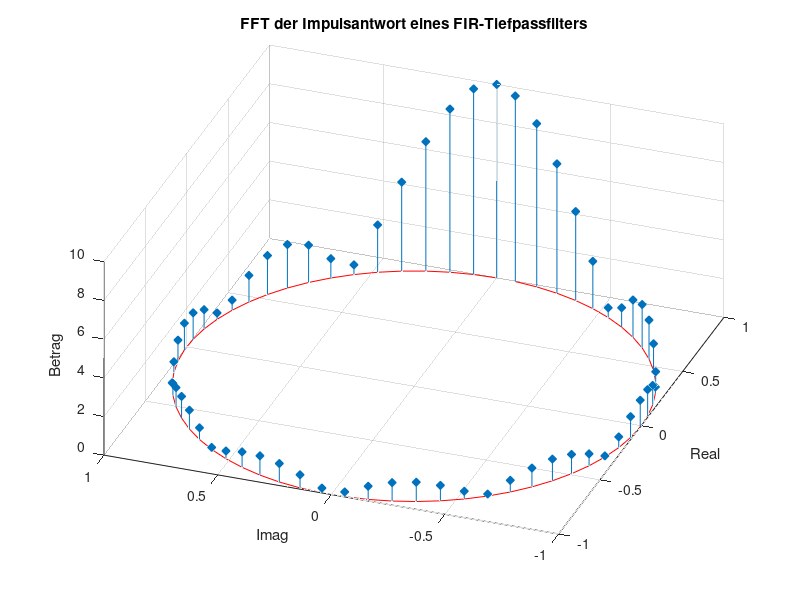

Here is the MATLAB script that generated this plot:
% 3D-Experiment (my_stem3.m) mit dem Befehl stem3

%------- Mittelwertfilter
h = ones(1,10);

omega = 0:0.1:2*pi;
x = cos(omega);         y = sin(omega);

%------- FFT der Impulsantwort
H = fft(h,length(omega));

figure(1);
stem3(x,y,abs(H),'d','fill');
xlabel('Real');    ylabel('Imag');    zlabel('Betrag');
title('FFT der Impulsantwort eines FIR-Tiefpassfilters');
hold on
plot3(x,y,zeros(1,length(omega)),'r');
hold off
grid on
view([-70, 50]);
